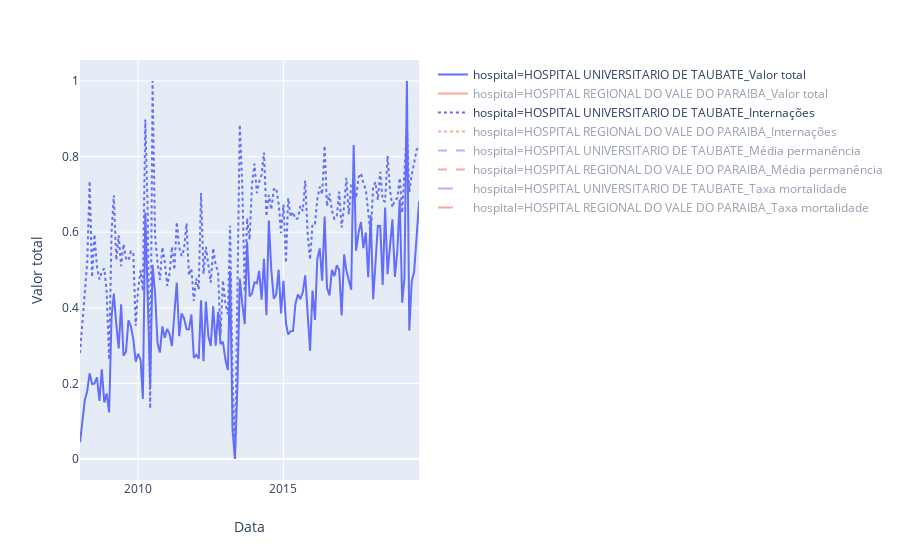

Notebook source saved alongside this figure:
### Code cell
var = 'Valor total'
df_plot = df_hospital_norm.copy()
df_plot['hospital'] = df_plot['hospital'] + "_" + var
fig  = px.line(df_plot, x = 'Data', y=var, color='hospital')

mult_vars = ['Internações','Média permanência','Taxa mortalidade']

# dash_list = ["solid","dot","dash","longdash","dashdot","longdashdot"]
dash_list = ["dot","dash","longdash"]

for var,dash in zip(mult_vars,dash_list):
    df_plot = df_hospital_norm.copy()
    df_plot['hospital'] = df_plot['hospital'] + "_" + var
    
    fig2  = px.line(df_plot, x = 'Data', y=var, color='hospital', line_dash_sequence=[dash for i in range(n_hospitais)])
    
    for i in range(n_hospitais):
        fig.add_trace(fig2.data[i])

fig.show()

### Figure 1 — Plotly figure (JSON) as saved in the notebook; plotly's stock layout.template omitted (floating-point values rounded to 4 significant figures; data arrays with more than 128 entries replaced by an {"elided": "..."} marker saying what was removed)
{"data": [{"hoverlabel": {"namelength": 0}, "hovertemplate": "hospital=HOSPITAL UNIVERSITARIO DE TAUBATE_Valor total<br>Data=%{x}<br>Valor total=%{y}", "legendgroup": "hospital=HOSPITAL UNIVERSITARIO DE TAUBATE_Valor total", "line": {"color": "#636efa", "dash": "solid"}, "mode": "lines", "name": "hospital=HOSPITAL UNIVERSITARIO DE TAUBATE_Valor total", "showlegend": true, "type": "scatter", "visible": true, "x": {"elided": "141 str values"}, "xaxis": "x", "y": {"elided": "141 float values"}, "yaxis": "y"}, {"hoverlabel": {"namelength": 0}, "hovertemplate": "hospital=HOSPITAL REGIONAL DO VALE DO PARAIBA_Valor total<br>Data=%{x}<br>Valor total=%{y}", "legendgroup": "hospital=HOSPITAL REGIONAL DO VALE DO PARAIBA_Valor total", "line": {"color": "#EF553B", "dash": "solid"}, "mode": "lines", "name": "hospital=HOSPITAL REGIONAL DO VALE DO PARAIBA_Valor total", "showlegend": true, "type": "scatter", "visible": "legendonly", "x": {"elided": "141 str values"}, "xaxis": "x", "y": {"elided": "141 float values"}, "yaxis": "y"}, {"hoverlabel": {"namelength": 0}, "hovertemplate": "hospital=HOSPITAL UNIVERSITARIO DE TAUBATE_Internações<br>Data=%{x}<br>Internações=%{y}", "legendgroup": "hospital=HOSPITAL UNIVERSITARIO DE TAUBATE_Internações", "line": {"color": "#636efa", "dash": "dot"}, "mode": "lines", "name": "hospital=HOSPITAL UNIVERSITARIO DE TAUBATE_Internações", "showlegend": true, "type": "scatter", "visible": true, "x": {"elided": "141 str values"}, "xaxis": "x", "y": {"elided": "141 float values"}, "yaxis": "y"}, {"hoverlabel": {"namelength": 0}, "hovertemplate": "hospital=HOSPITAL REGIONAL DO VALE DO PARAIBA_Internações<br>Data=%{x}<br>Internações=%{y}", "legendgroup": "hospital=HOSPITAL REGIONAL DO VALE DO PARAIBA_Internações", "line": {"color": "#EF553B", "dash": "dot"}, "mode": "lines", "name": "hospital=HOSPITAL REGIONAL DO VALE DO PARAIBA_Internações", "showlegend": true, "type": "scatter", "visible": "legendonly", "x": {"elided": "141 str values"}, "xaxis": "x", "y": {"elided": "141 float values"}, "yaxis": "y"}, {"hoverlabel": {"namelength": 0}, "hovertemplate": "hospital=HOSPITAL UNIVERSITARIO DE TAUBATE_Média permanência<br>Data=%{x}<br>Média permanência=%{y}", "legendgroup": "hospital=HOSPITAL UNIVERSITARIO DE TAUBATE_Média permanência", "line": {"color": "#636efa", "dash": "dash"}, "mode": "lines", "name": "hospital=HOSPITAL UNIVERSITARIO DE TAUBATE_Média permanência", "showlegend": true, "type": "scatter", "visible": "legendonly", "x": {"elided": "141 str values"}, "xaxis": "x", "y": {"elided": "141 float values"}, "yaxis": "y"}, {"hoverlabel": {"namelength": 0}, "hovertemplate": "hospital=HOSPITAL REGIONAL DO VALE DO PARAIBA_Média permanência<br>Data=%{x}<br>Média permanência=%{y}", "legendgroup": "hospital=HOSPITAL REGIONAL DO VALE DO PARAIBA_Média permanência", "line": {"color": "#EF553B", "dash": "dash"}, "mode": "lines", "name": "hospital=HOSPITAL REGIONAL DO VALE DO PARAIBA_Média permanência", "showlegend": true, "type": "scatter", "visible": "legendonly", "x": {"elided": "141 str values"}, "xaxis": "x", "y": {"elided": "141 float values"}, "yaxis": "y"}, {"hoverlabel": {"namelength": 0}, "hovertemplate": "hospital=HOSPITAL UNIVERSITARIO DE TAUBATE_Taxa mortalidade<br>Data=%{x}<br>Taxa mortalidade=%{y}", "legendgroup": "hospital=HOSPITAL UNIVERSITARIO DE TAUBATE_Taxa mortalidade", "line": {"color": "#636efa", "dash": "longdash"}, "mode": "lines", "name": "hospital=HOSPITAL UNIVERSITARIO DE TAUBATE_Taxa mortalidade", "showlegend": true, "type": "scatter", "visible": "legendonly", "x": {"elided": "141 str values"}, "xaxis": "x", "y": {"elided": "141 float values"}, "yaxis": "y"}, {"hoverlabel": {"namelength": 0}, "hovertemplate": "hospital=HOSPITAL REGIONAL DO VALE DO PARAIBA_Taxa mortalidade<br>Data=%{x}<br>Taxa mortalidade=%{y}", "legendgroup": "hospital=HOSPITAL REGIONAL DO VALE DO PARAIBA_Taxa mortalidade", "line": {"color": "#EF553B", "dash": "longdash"}, "mode": "lines", "name": "hospital=HOSPITAL REGIONAL DO VALE DO PARAIBA_Taxa mortalidade", "showlegend": true, "type": "scatter", "visible": "legendonly", "x": {"elided": "141 str values"}, "xaxis": "x", "y": {"elided": "141 float values"}, "yaxis": "y"}], "layout": {"autosize": true, "legend": {"tracegroupgap": 0}, "margin": {"t": 60}, "xaxis": {"anchor": "y", "autorange": true, "domain": [0, 0.98], "range": ["2008-01-01", "2019-09-01"], "title": {"text": "Data"}, "type": "date"}, "yaxis": {"anchor": "x", "autorange": true, "domain": [0, 1], "range": [-0.05556, 1.056], "title": {"text": "Valor total"}, "type": "linear"}}}
